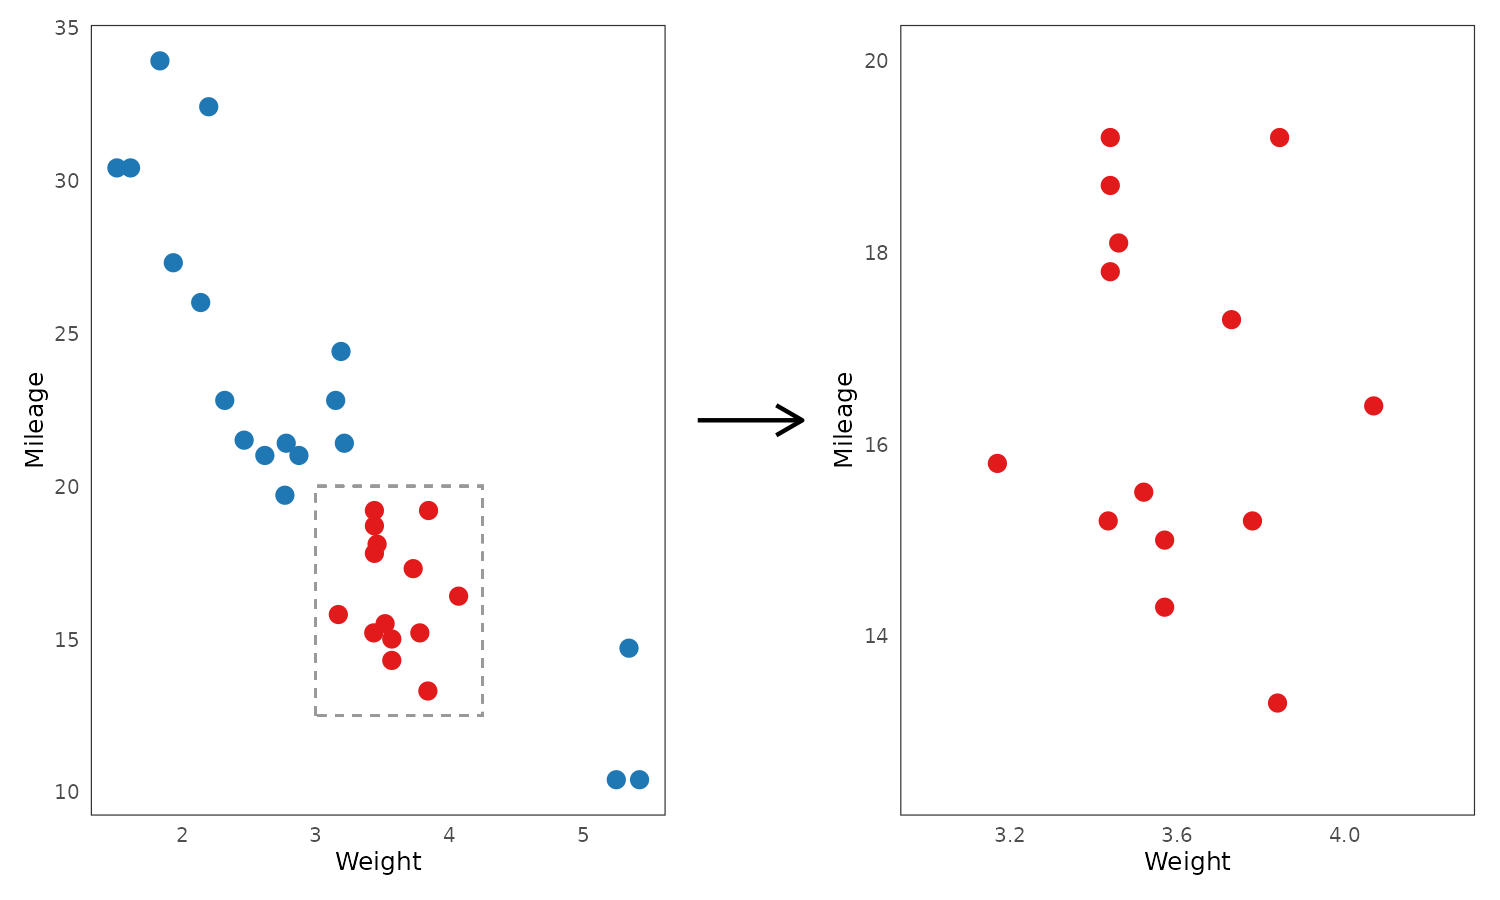

Write R code to recreate this figure.
source("./figures/defaults.R")

mtcars$fill <- mtcars$wt > 3 & mtcars$wt < 4.25 &
  mtcars$mpg > 12.5 & mtcars$mpg < 20

px <- ggplot(data.frame()) +
  geom_segment(aes(x = -0.8, y = 0, xend = 0.8, yend = 0),
               arrow = arrow(length = unit(0.05, "inches"), type = "closed")) +
  scale_x_continuous(limits = c(-1, 1)) +
  scale_y_continuous(limits = c(-1, 1)) +
  theme_void()

p1 <- ggplot(mtcars, aes(wt, mpg, col = fill)) +
  geom_point() +
  scale_color_manual(values = pal_dark_3) +
  geom_rect(xmin = 3, ymin = 12.5, xmax = 4.25, ymax = 20,
            fill = NA, col = "grey60", lwd = 0.25, lty = "dashed") +
  guides(col = "none") +
  labs(x = NULL, y = NULL)

p2 <- ggplot(mtcars, aes(wt, mpg, col = fill)) +
  geom_point() +
  scale_color_manual(values = pal_dark_3) +
  labs(x = NULL, y = NULL) +
  guides(col = "none") +
  coord_cartesian(xlim = c(3, 4.25), ylim = c(12.5, 20))

p <- p1 + px + p2 + plot_layout(widths = c(1, 1/4, 1))

ggsave("./figures/zooming.png", p, dpi = 300,
       width = def_width, height = def_height, units = "in")


